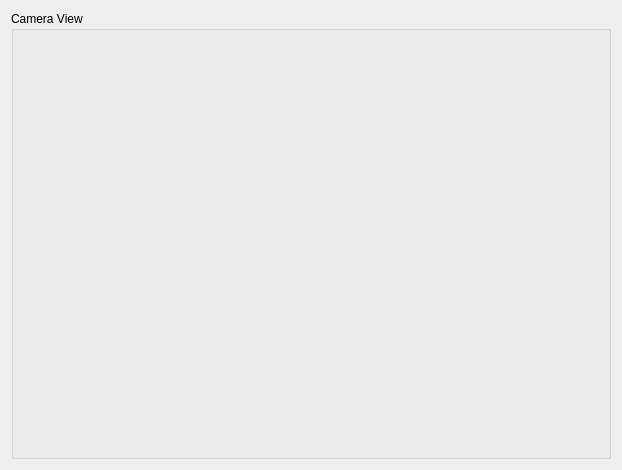
<?xml version="1.0" encoding="UTF-8"?>
<ui version="4.0">
 <class>Form</class>
 <widget class="QWidget" name="Form">
  <property name="geometry">
   <rect>
    <x>0</x>
    <y>0</y>
    <width>622</width>
    <height>470</height>
   </rect>
  </property>
  <property name="windowTitle">
   <string>Form</string>
  </property>
  <layout class="QHBoxLayout" name="horizontalLayout">
   <item>
    <widget class="QGroupBox" name="camera_display">
     <property name="sizePolicy">
      <sizepolicy hsizetype="Expanding" vsizetype="Expanding">
       <horstretch>0</horstretch>
       <verstretch>0</verstretch>
      </sizepolicy>
     </property>
     <property name="title">
      <string>Camera View</string>
     </property>
     <layout class="QVBoxLayout" name="verticalLayout">
      <item>
       <widget class="QWidget" name="image_display" native="true">
        <property name="sizePolicy">
         <sizepolicy hsizetype="Expanding" vsizetype="Expanding">
          <horstretch>0</horstretch>
          <verstretch>0</verstretch>
         </sizepolicy>
        </property>
       </widget>
      </item>
      <item>
       <widget class="QWidget" name="camera_controls" native="true">
        <property name="sizePolicy">
         <sizepolicy hsizetype="Expanding" vsizetype="Preferred">
          <horstretch>0</horstretch>
          <verstretch>0</verstretch>
         </sizepolicy>
        </property>
       </widget>
      </item>
     </layout>
    </widget>
   </item>
  </layout>
 </widget>
 <resources/>
 <connections/>
</ui>
